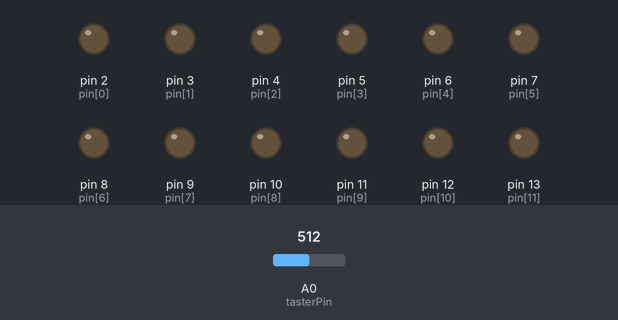
Simulated run of this sketch. Board: Arduino Uno, built with avr-gcc and run on an emulated ATmega328P. Shown: output pins drawn as LEDs (lit = HIGH). Dashed ring = blinking. Inputs (shaded band) come from the test bench; at power-on: A0 (tasterPin) = 512. Random numbers use the default seed unless the sketch sets one.

Above: at 1.2 s.
1.3 s: A0 (tasterPin) set to 986
2.8 s: A0 (tasterPin) set to 1015
At 4.65 s:
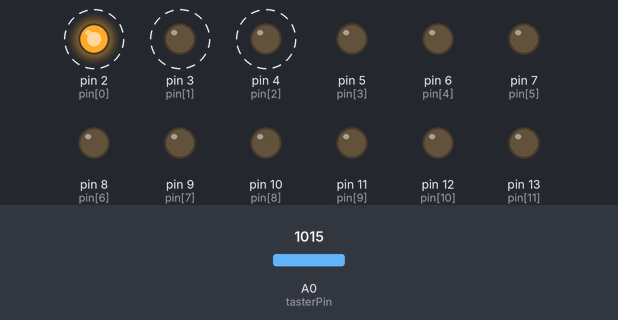
At 5.05 s:
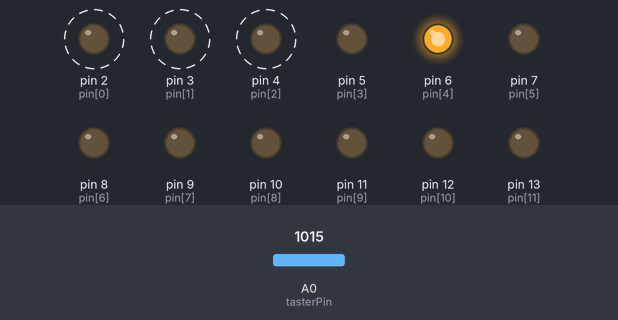
5.8 s: A0 (tasterPin) set to 900
8.8 s: A0 (tasterPin) set to 1023
At 12.02 s:
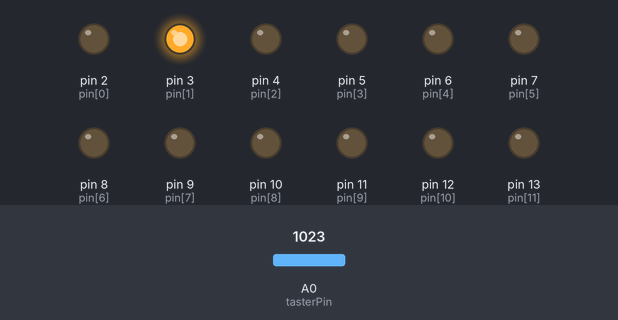
Timing chart, 0 to 12.8 s (numbered marks = the images above; inputs shaded):
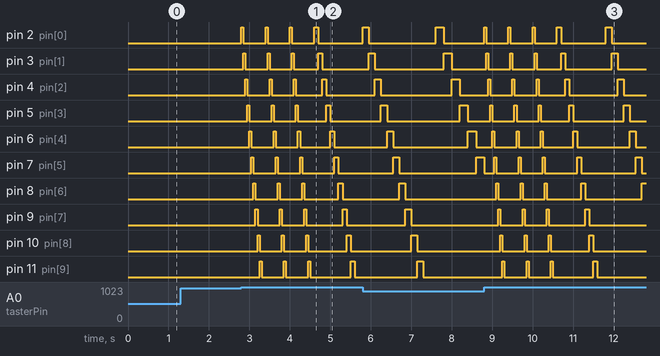

The sketch:

Roulette.ino
```cpp
// (licence header left out)
#define zeit 50 // Blinkgeschwindigkeit
#define stopp 10
#define start 1000

int pin [] = {2,3,4,5,6,7,8,9,10,11,12,13}; // LED Pins Output
int tasterPin = 0;
int tasterWert = 0; // Taster Pin
int letzteZahl = 1;

void setup (){
  // Damit es auch wirklich ein
  // Zufallsgenerator ist, ist A2 als
  // Eingang fuer randomSeed definiert.
  // Da hier immer eine kleine Spannungsaenderung
  // vorhanden ist, kommt immer eine andere Zahl
  // heraus.
  randomSeed(analogRead(2));
  for(int i = 0; i <12; i++)
    pinMode(pin[i], OUTPUT);
}

void loop(){
  if(analogRead(tasterPin) > start) // Taster auslesen
    gameStart(random(1,stopp));
}

void gameStart(int zahl){ // Roulette startet
  digitalWrite(letzteZahl + 1,LOW);
  letzteZahl = zahl;
  int k = 1;
  for(int i = 0; i < 6; i++){
    if(i > 2) k++;
      for(int j = 0; j < 12; j++){
        digitalWrite(pin[j], HIGH);
        if((i == 5)&&(j + 1 == zahl)) break;
        delay(zeit * k);
        digitalWrite(pin[j], LOW);
      }
  }
} // Ende und Neustart
```

Measured:
- the behaviour switches between 1000 and 1001 on A0 (tasterPin) (found by bisection; images 0 and 1)
- after the input at 1.3 s, every drawn part: stays the same
- after the input at 2.8 s, pin 2 (pin[0]): alternates HIGH for 0.05 s and LOW for 0.55 s, 8 changes in all, then stays LOW, starting at once; pin 3 (pin[1]): alternates HIGH for 0.05 s and LOW for 0.55 s, starting after 0.05 s
- after the input at 8.8 s, pin 2 (pin[0]): goes 3 × (HIGH 0.05 s, LOW 0.55 s), HIGH 0.10 s, LOW 1.1 s, HIGH 0.15 s, then LOW, starting at once; pin 3 (pin[1]): goes 3 × (HIGH 0.05 s, LOW 0.55 s), HIGH 0.10 s, LOW 1.2 s, HIGH 0.15 s, then LOW, starting after 0.05 s
